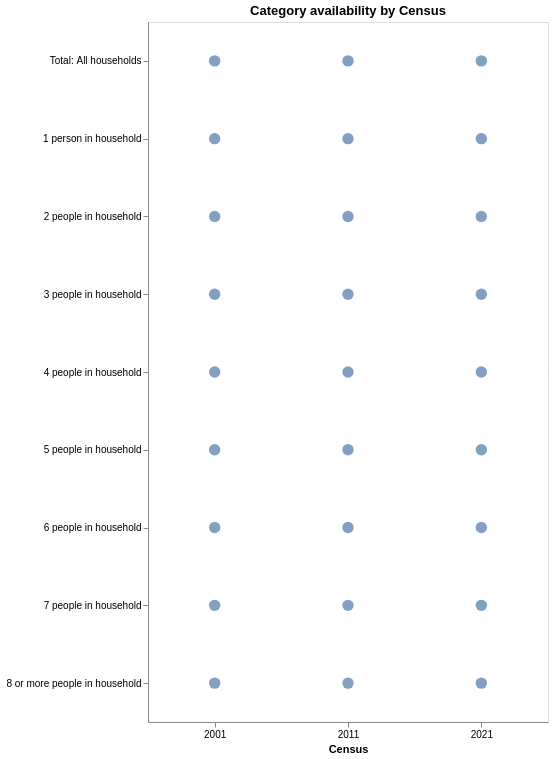

This figure's notebook cell:
### Markdown cell above
## Household size

### Code cell
cat_presence_plot = (
    df_size[["class_name", "census"]]
    .drop_duplicates()
    .copy()
)

cat_presence_plot["census"] = cat_presence_plot["census"].astype(str)

# create wrapped label for long category names
cat_presence_plot["class_name_wrapped"] = cat_presence_plot["class_name"].apply(
    lambda x: "\n".join(textwrap.wrap(str(x), width=45))
)

# fixed y-axis order
y_order = (
    cat_presence_plot
    .sort_values(["class_name"], ascending=True)
    ["class_name_wrapped"]
    .drop_duplicates()
    .tolist()
)

y_order = [first_category] + [x for x in y_order if x not in first_category]

chart = (
    alt.Chart(cat_presence_plot)
    .mark_circle(size=130)
    .encode(
        x=alt.X(
            "census:O",
            title="Census",
            sort=["2001", "2011", "2021"],
            axis=alt.Axis(labelAngle=0)
        ),
        y=alt.Y(
            "class_name_wrapped:N",
            title=None,
            sort=y_order,
            axis=alt.Axis(
                labelLimit=500,
                labelFontSize=10
            )
        ),
        tooltip=[
            alt.Tooltip("class_name:N", title="Category"),
            alt.Tooltip("census:O", title="Census")
        ]
    )
    .properties(
        width=400,
        height=700,
        title="Category availability by Census"
    )
)

chart

### Figure 1 — Vega-Lite specification as saved in the notebook (floating-point values rounded to 4 significant figures)
{"config": {"view": {"continuousWidth": 300, "continuousHeight": 300}}, "data": {"name": "data-43c37d695044c499b63684d573aa53c2"}, "mark": {"type": "circle", "size": 130}, "encoding": {"tooltip": [{"field": "class_name", "title": "Category", "type": "nominal"}, {"field": "census", "title": "Census", "type": "ordinal"}], "x": {"axis": {"labelAngle": 0}, "field": "census", "sort": ["2001", "2011", "2021"], "title": "Census", "type": "ordinal"}, "y": {"axis": {"labelFontSize": 10, "labelLimit": 500}, "field": "class_name_wrapped", "sort": ["Total: All households", "1 person in household", "2 people in household", "3 people in household", "4 people in household", "5 people in household", "6 people in household", "7 people in household", "8 or more people in household"], "title": null, "type": "nominal"}}, "height": 700, "title": "Category availability by Census", "width": 400, "$schema": "https://vega.github.io/schema/vega-lite/v5.20.1.json", "datasets": {"data-43c37d695044c499b63684d573aa53c2": [{"class_name": "Total: All households", "census": "2001", "class_name_wrapped": "Total: All households"}, {"class_name": "1 person in household", "census": "2001", "class_name_wrapped": "1 person in household"}, {"class_name": "2 people in household", "census": "2001", "class_name_wrapped": "2 people in household"}, {"class_name": "3 people in household", "census": "2001", "class_name_wrapped": "3 people in household"}, {"class_name": "4 people in household", "census": "2001", "class_name_wrapped": "4 people in household"}, {"class_name": "5 people in household", "census": "2001", "class_name_wrapped": "5 people in household"}, {"class_name": "6 people in household", "census": "2001", "class_name_wrapped": "6 people in household"}, {"class_name": "7 people in household", "census": "2001", "class_name_wrapped": "7 people in household"}, {"class_name": "8 or more people in household", "census": "2001", "class_name_wrapped": "8 or more people in household"}, {"class_name": "Total: All households", "census": "2011", "class_name_wrapped": "Total: All households"}, {"class_name": "1 person in household", "census": "2011", "class_name_wrapped": "1 person in household"}, {"class_name": "2 people in household", "census": "2011", "class_name_wrapped": "2 people in household"}, {"class_name": "3 people in household", "census": "2011", "class_name_wrapped": "3 people in household"}, {"class_name": "4 people in household", "census": "2011", "class_name_wrapped": "4 people in household"}, {"class_name": "5 people in household", "census": "2011", "class_name_wrapped": "5 people in household"}, {"class_name": "6 people in household", "census": "2011", "class_name_wrapped": "6 people in household"}, {"class_name": "7 people in household", "census": "2011", "class_name_wrapped": "7 people in household"}, {"class_name": "8 or more people in household", "census": "2011", "class_name_wrapped": "8 or more people in household"}, {"class_name": "Total: All households", "census": "2021", "class_name_wrapped": "Total: All households"}, {"class_name": "1 person in household", "census": "2021", "class_name_wrapped": "1 person in household"}, {"class_name": "2 people in household", "census": "2021", "class_name_wrapped": "2 people in household"}, {"class_name": "3 people in household", "census": "2021", "class_name_wrapped": "3 people in household"}, {"class_name": "4 people in household", "census": "2021", "class_name_wrapped": "4 people in household"}, {"class_name": "5 people in household", "census": "2021", "class_name_wrapped": "5 people in household"}, {"class_name": "6 people in household", "census": "2021", "class_name_wrapped": "6 people in household"}, {"class_name": "7 people in household", "census": "2021", "class_name_wrapped": "7 people in household"}, {"class_name": "8 or more people in household", "census": "2021", "class_name_wrapped": "8 or more people in household"}]}}
